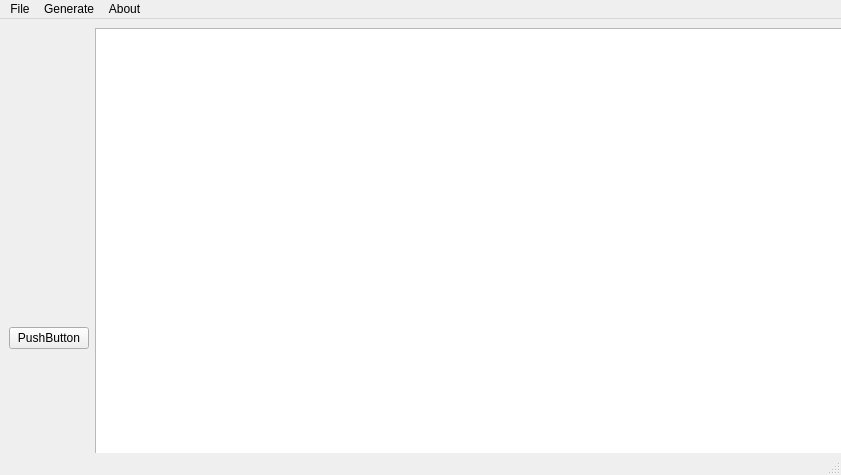
<?xml version="1.0" encoding="UTF-8"?>
<ui version="4.0">
 <class>MainWindow</class>
 <widget class="QMainWindow" name="MainWindow">
  <property name="geometry">
   <rect>
    <x>0</x>
    <y>0</y>
    <width>841</width>
    <height>475</height>
   </rect>
  </property>
  <property name="windowTitle">
   <string>MainWindow</string>
  </property>
  <widget class="QWidget" name="Body">
   <widget class="QWidget" name="horizontalLayoutWidget">
    <property name="geometry">
     <rect>
      <x>9</x>
      <y>9</y>
      <width>971</width>
      <height>621</height>
     </rect>
    </property>
    <layout class="QHBoxLayout" name="horizontalLayout">
     <item>
      <widget class="QPushButton" name="pushButton">
       <property name="text">
        <string>PushButton</string>
       </property>
      </widget>
     </item>
     <item>
      <widget class="QTextBrowser" name="textBrowser"/>
     </item>
    </layout>
   </widget>
  </widget>
  <widget class="QMenuBar" name="MenuBar">
   <property name="geometry">
    <rect>
     <x>0</x>
     <y>0</y>
     <width>841</width>
     <height>22</height>
    </rect>
   </property>
   <widget class="QMenu" name="menuFile">
    <property name="title">
     <string>File</string>
    </property>
    <addaction name="actionOpen_Folder"/>
   </widget>
   <widget class="QMenu" name="menuEdit">
    <property name="title">
     <string>Generate</string>
    </property>
    <addaction name="actionClass"/>
   </widget>
   <widget class="QMenu" name="menuAbout">
    <property name="title">
     <string>About</string>
    </property>
    <addaction name="actionInfo"/>
   </widget>
   <addaction name="menuFile"/>
   <addaction name="menuEdit"/>
   <addaction name="menuAbout"/>
  </widget>
  <widget class="QStatusBar" name="statusbar"/>
  <action name="actionOpen_Folder">
   <property name="text">
    <string>Open Folder</string>
   </property>
  </action>
  <action name="actionInfo">
   <property name="text">
    <string>Info</string>
   </property>
  </action>
  <action name="actionClass">
   <property name="text">
    <string>Class</string>
   </property>
  </action>
 </widget>
 <resources/>
 <connections>
  <connection>
   <sender>actionInfo</sender>
   <signal>triggered()</signal>
   <receiver>Body</receiver>
   <slot>repaint()</slot>
   <hints>
    <hint type="sourcelabel">
     <x>-1</x>
     <y>-1</y>
    </hint>
    <hint type="destinationlabel">
     <x>420</x>
     <y>237</y>
    </hint>
   </hints>
  </connection>
 </connections>
</ui>
